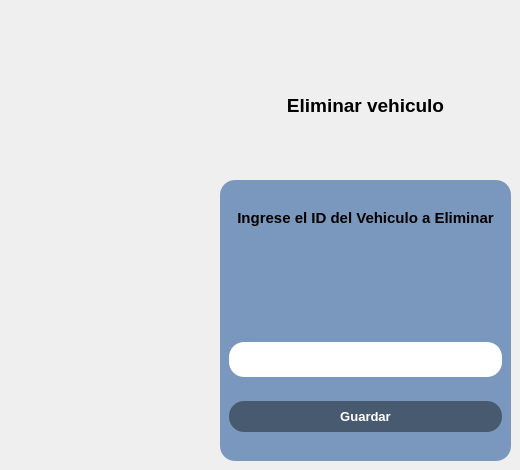
            <widget class="QWidget" name="eliminar_v">
             <widget class="QFrame" name="frame_eliminarV">
              <property name="geometry">
               <rect>
                <x>220</x>
                <y>180</y>
                <width>291</width>
                <height>281</height>
               </rect>
              </property>
              <property name="styleSheet">
               <string notr="true">background-color: rgb(122, 152, 189);
border-radius:15px;
border-color: rgb(0, 0, 0);</string>
              </property>
              <property name="frameShape">
               <enum>QFrame::StyledPanel</enum>
              </property>
              <property name="frameShadow">
               <enum>QFrame::Raised</enum>
              </property>
              <layout class="QVBoxLayout" name="verticalLayout_6">
               <item>
                <spacer name="horizontalSpacer_11">
                 <property name="orientation">
                  <enum>Qt::Horizontal</enum>
                 </property>
                 <property name="sizeHint" stdset="0">
                  <size>
                   <width>40</width>
                   <height>20</height>
                  </size>
                 </property>
                </spacer>
               </item>
               <item>
                <widget class="QLabel" name="label_33">
                 <property name="font">
                  <font>
                   <pointsize>11</pointsize>
                   <weight>75</weight>
                   <bold>true</bold>
                  </font>
                 </property>
                 <property name="text">
                  <string>Ingrese el ID del Vehiculo a Eliminar</string>
                 </property>
                 <property name="alignment">
                  <set>Qt::AlignCenter</set>
                 </property>
                </widget>
               </item>
               <item>
                <spacer name="verticalSpacer">
                 <property name="orientation">
                  <enum>Qt::Vertical</enum>
                 </property>
                 <property name="sizeHint" stdset="0">
                  <size>
                   <width>20</width>
                   <height>74</height>
                  </size>
                 </property>
                </spacer>
               </item>
               <item>
                <widget class="QLineEdit" name="lineEdit_idEliminar">
                 <property name="minimumSize">
                  <size>
                   <width>250</width>
                   <height>35</height>
                  </size>
                 </property>
                 <property name="maximumSize">
                  <size>
                   <width>275</width>
                   <height>31</height>
                  </size>
                 </property>
                 <property name="styleSheet">
                  <string notr="true">background-color: rgb(255, 255, 255);</string>
                 </property>
                </widget>
               </item>
               <item>
                <spacer name="horizontalSpacer_8">
                 <property name="orientation">
                  <enum>Qt::Horizontal</enum>
                 </property>
                 <property name="sizeHint" stdset="0">
                  <size>
                   <width>270</width>
                   <height>20</height>
                  </size>
                 </property>
                </spacer>
               </item>
               <item>
                <widget class="QPushButton" name="btn_guardarEliminar">
                 <property name="minimumSize">
                  <size>
                   <width>0</width>
                   <height>31</height>
                  </size>
                 </property>
                 <property name="maximumSize">
                  <size>
                   <width>16777215</width>
                   <height>31</height>
                  </size>
                 </property>
                 <property name="font">
                  <font>
                   <pointsize>10</pointsize>
                   <weight>75</weight>
                   <bold>true</bold>
                  </font>
                 </property>
                 <property name="styleSheet">
                  <string notr="true">background-color: rgb(72, 90, 112);
color: rgb(255, 255, 255);</string>
                 </property>
                 <property name="text">
                  <string>Guardar</string>
                 </property>
                </widget>
               </item>
               <item>
                <spacer name="horizontalSpacer_9">
                 <property name="orientation">
                  <enum>Qt::Horizontal</enum>
                 </property>
                 <property name="sizeHint" stdset="0">
                  <size>
                   <width>270</width>
                   <height>20</height>
                  </size>
                 </property>
                </spacer>
               </item>
              </layout>
             </widget>
             <widget class="QLabel" name="label_43">
              <property name="geometry">
               <rect>
                <x>270</x>
                <y>90</y>
                <width>191</width>
                <height>31</height>
               </rect>
              </property>
              <property name="font">
               <font>
                <pointsize>14</pointsize>
                <weight>75</weight>
                <bold>true</bold>
               </font>
              </property>
              <property name="text">
               <string>Eliminar vehiculo</string>
              </property>
              <property name="alignment">
               <set>Qt::AlignCenter</set>
              </property>
             </widget>
            </widget>
